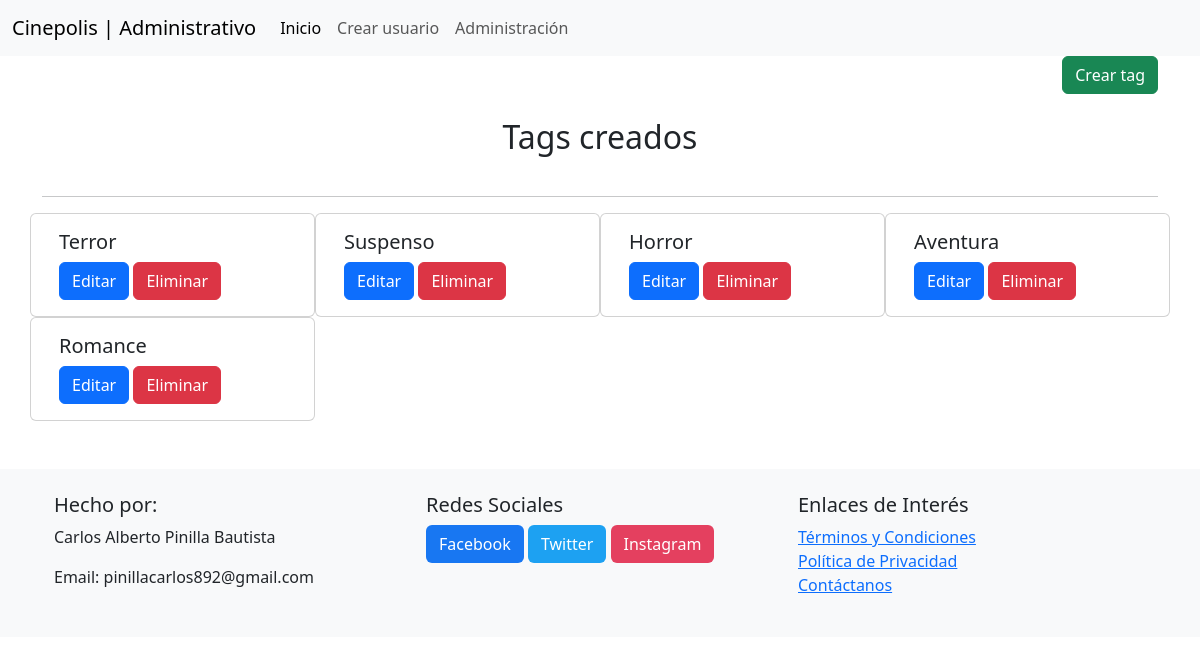
Page /tag-index.php on the committed database.
### tables this page shows
CREATE TABLE `tag` (
  `tag_id` int(11) NOT NULL,
  `name` varchar(30) NOT NULL
);

### config/Database.php (called while the page is built, shortened)
<?php
class Database
{
    private $host = 'localhost';
    private $dbname = 'cinepolombia';
    private $username = 'root';
    private $password = '';
    private $conn;
    public function __construct()
    {
        try {
            $this->conn = new PDO("mysql:host=$this->host;dbname=$this->dbname", $this->username, $this->password);
            $this->conn->setAttribute(PDO::ATTR_ERRMODE, PDO::ERRMODE_EXCEPTION);
        } catch (PDOException $e) {
            die("Error de conexión: " . $e->getMessage());
        }
    }
    public function getConnection()
    {
        return $this->conn;
    }
}

### classes/GenericDAO.php (called while the page is built, shortened)
<?php
include_once 'config/Database.php';
class GenericDAO
{
    function __construct()
    {
        $db = new Database();
        $this->conn = $db->getConnection();
    }
}

### classes/tag/TagDAO.php (called while the page is built, shortened)
<?php
include_once 'config/Database.php';
include_once 'classes/GenericDAO.php';
class TagDAO extends GenericDao
{
    function getAll()
    {
        try {
            $query = $this->conn->query("SELECT * FROM tag");
            return $query->fetchAll(PDO::FETCH_ASSOC);
        } catch (PDOException $e) {
            echo "Error: " . $e->getMessage();
            return [];
        }
    }
}

### utils/functions.php (called while the page is built, shortened)
<?php
function formatTags($tags)
{
    return ucwords(str_replace(',', ', ', $tags));
}

### tag-index.php (the view, shortened to what this page needs)
<?php
include 'classes/tag/TagDAO.php';
?>
<!DOCTYPE html>
<html lang="en">
<head>
    <link rel="stylesheet" href="https://cdn.jsdelivr.net/npm/bootstrap@5.3.2/dist/css/bootstrap.min.css">
    <link rel="stylesheet" href="assets/css/style.css">
</head>
<body>
    <?php
    include 'components/navbar.php';
    $tagDao = new TagDAO();
    ?>
    <div class="container mb-5">
        <div class="d-flex justify-content-end">
            <a href="tag-add.php" class="btn btn-success">Crear tag</a>
        </div>
        <h2 class="text-center py-4">Tags creados</h2>
        <hr>
        <div class="row">
            <?php
            $tags = $tagDao->getAll();
            foreach ($tags as $tag) {
            ?>
                <div class="card col-lg-3">
                    <div class="card-body">
                        <h5 class="card-title"><?php echo formatTags($tag['name']) ?></h5>
                        <a href="<?php echo ROOT . 'tag-edit.php?id=' . $tag['tag_id']; ?>" class="btn btn-primary">Editar</a>
                        <a href="<?php echo ROOT . 'tag-index.php?id=' . $tag['tag_id']; ?>" class="btn btn-danger">Eliminar</a>
                    </div>
                </div>
            <?php
            }
            ?>
        </div>
    </div>
    <?php
    include 'components/footer.php';
    ?>
</body>
</html>

### assets/css/style.css (style rules this page uses)
body { margin: 0; padding: 0; box-sizing: border-box; }

### rows in the picture
tag: name "Terror"
tag: name "Suspenso"
tag: name "Horror"
tag: name "Aventura"
tag: name "Romance"
